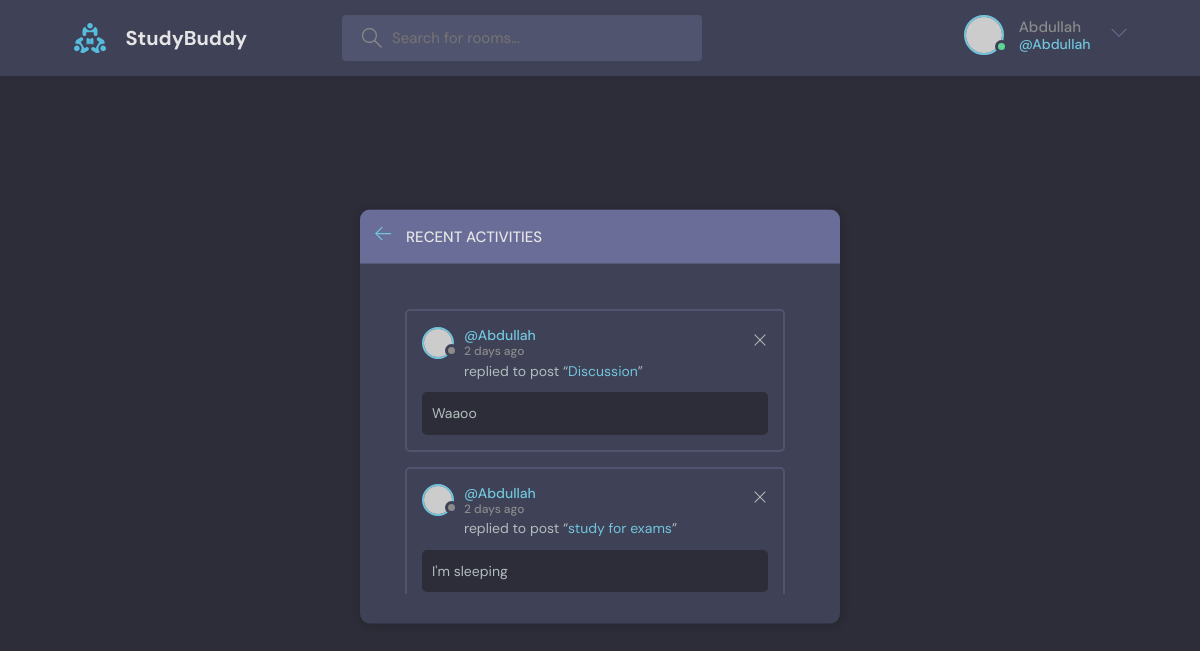
The app's page /recentActivities/ (signed in) with its own data.
### base/models.py (models this page shows, shortened)
class Message(models.Model):
    user = models.ForeignKey(User, on_delete=models.CASCADE)
    room = models.ForeignKey(Room, on_delete=models.CASCADE)
    body = models.TextField()
    updated = models.DateTimeField(auto_now=True)
    created = models.DateTimeField(auto_now_add=True)
    class Meta:
        ordering = ['-updated', '-created']

class Room(models.Model):
    host = models.ForeignKey(User, on_delete=models.SET_NULL, null=True)
    topic = models.ForeignKey(Topic, on_delete=models.SET_NULL, null=True)
    name = models.CharField(max_length=200)
    participants = models.ManyToManyField(User,related_name="participants",blank=True)
    description = models.TextField(null=True, blank=True)
    updated = models.DateTimeField(auto_now=True)
    created = models.DateTimeField(auto_now_add=True)
    class Meta:
        ordering = ['-updated', '-created']

### base/views.py (the view)
# urls.py: path('recentActivities/',views.recentActivities,name="recentActivities"),
def recentActivities(request):
    q = request.GET.get('q', '')
    room_messages = Message.objects.filter(Q(room__topic__name__icontains = q))
    return render(request,'base/activity.html', {'room_messages' : room_messages})

### base/templates/base/activity.html (shortened to what this page needs)
{% extends 'main.html' %}
{% block content %}
<main class="layout">
  <div class="container">
    <div class="layout__box">
      <div class="layout__boxHeader">
        <div class="layout__boxTitle">
          <a href="{% url 'home' %}">
            <svg version="1.1" xmlns="http://www.w3.org/2000/svg" width="32" height="32" viewBox="0 0 32 32">
              <title>arrow-left</title>
              <path d="M13.723 2.286l-13.723 13.714 13.719 13.714 1.616-1.611-10.96-10.96h27.625v-2.286h-27.625l10.965-10.965-1.616-1.607z"></path>
            </svg>
          </a>
          <h3>Recent Activities</h3>
        </div>
      </div>
      <div class="activities-page layout__body" style="max-height: 300px; overflow-y: auto; padding-right: 10px; scrollbar-width: thin; scrollbar-color: black transparent;">
        {% for msg in room_messages %}
        <div class="activities__box">
          <div class="activities__boxHeader roomListRoom__header">
            <a href="{% url 'userProfile' msg.user.id %}" class="roomListRoom__author">
              <div class="avatar avatar--small">
                <img src="https://randomuser.me/api/portraits/women/11.jpg" />
              </div>
              <p>
                @{{msg.user}}
                <span>{{msg.created|timesince}} ago</span>
              </p>
            </a>
            {% if request.user == msg.user %}
            <div class="roomListRoom__actions">
              <a href="{% url 'delete-message' msg.id %}">
                <svg version="1.1" xmlns="http://www.w3.org/2000/svg" width="32" height="32" viewBox="0 0 32 32">
                  <title>remove</title>
                  <path d="M27.314 6.019l-1.333-1.333-9.98 9.981-9.981-9.981-1.333 1.333 9.981 9.981-9.981 9.98 1.333 1.333 9.981-9.98 9.98 9.98 1.333-1.333-9.98-9.98 9.98-9.981z"></path>
                </svg>
              </a>
            </div>
            {% endif %}
          </div>
          <div class="activities__boxContent">
            <p>replied to post “<a href="{% url 'room' msg.room.id %}">{{msg.room.name}}</a>”</p>
            <div class="activities__boxRoomContent">
              {{msg.body}}
            </div>
          </div>
        </div>
        {% endfor %}
      </div>
    </div>
  </div>
</main>
{% endblock content %}

### templates/navbar.html (shortened to what this page needs)
{% load static %}
<header class="header header--loggedIn">
  <div class="container">
    <a href="/" class="header__logo">
      <img src="{% static 'images/logo.svg' %}" />
      <h1>StudyBuddy</h1>
    </a>
    <form class="header__search" action="{% url 'home' %}" method="GET">
      <label>
        <input name="q" placeholder="Search for rooms..." />
      </label>
    </form>
    <nav class="header__menu">
      {% if request.user.is_authenticated %}
      <div class="header__user">
        <a href="{% url 'userProfile' request.user.id %}">
          <div class="avatar avatar--medium active">
            <img src="https://randomuser.me/api/portraits/men/37.jpg" />
          </div>
          <p>{{request.user}}<span>@{{request.user}}</span></p>
        </a>
        <button class="dropdown-button">
          <svg
            version="1.1"
            xmlns="http://www.w3.org/2000/svg"
            width="32"
            height="32"
            viewBox="0 0 32 32"
          >
            <title>chevron-down</title>
            <path d="M16 21l-13-13h-3l16 16 16-16h-3l-13 13z"></path>
          </svg>
        </button>
      </div>
      {% else %}
      <a href="{% url 'login_page' %}">
        <img src="{% static 'images/avatar.svg' %}" />
        <p>Login</p>
      </a>
      {% endif %}
    </nav>
  </div>
</header>

### records on screen
Message: user "Abdullah", created "2 days", room.name "Discussion", body "Waaoo"
Message: user "Abdullah", created "2 days", room.name "study for exams", body "I'm sleeping"

### other values on screen
{{ request.user }} "Abdullah"
